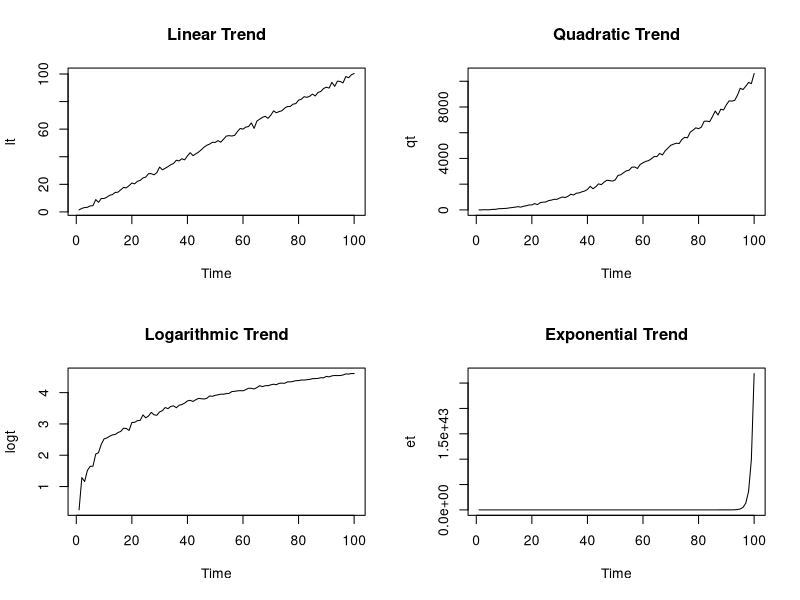
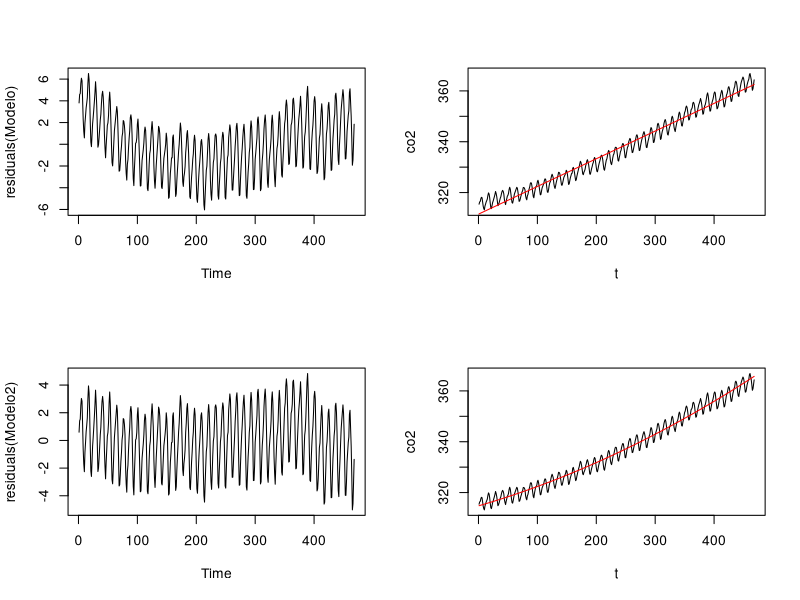
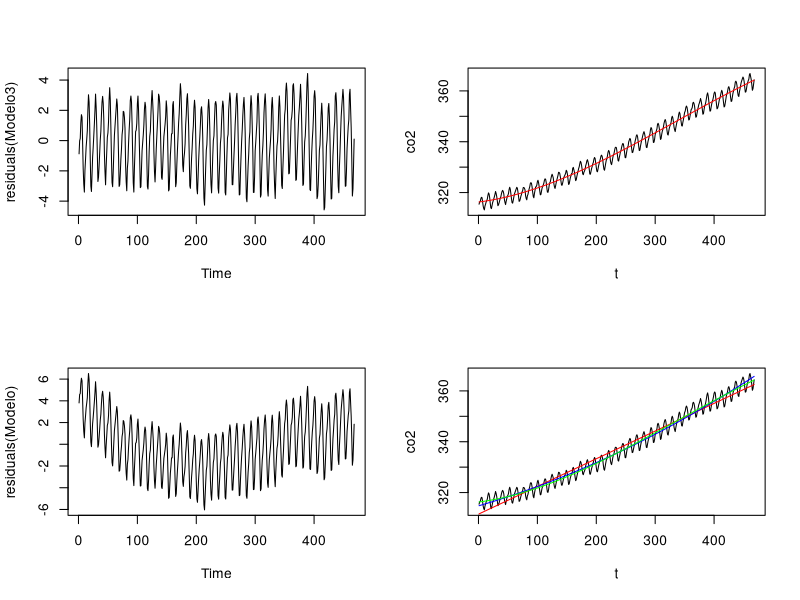
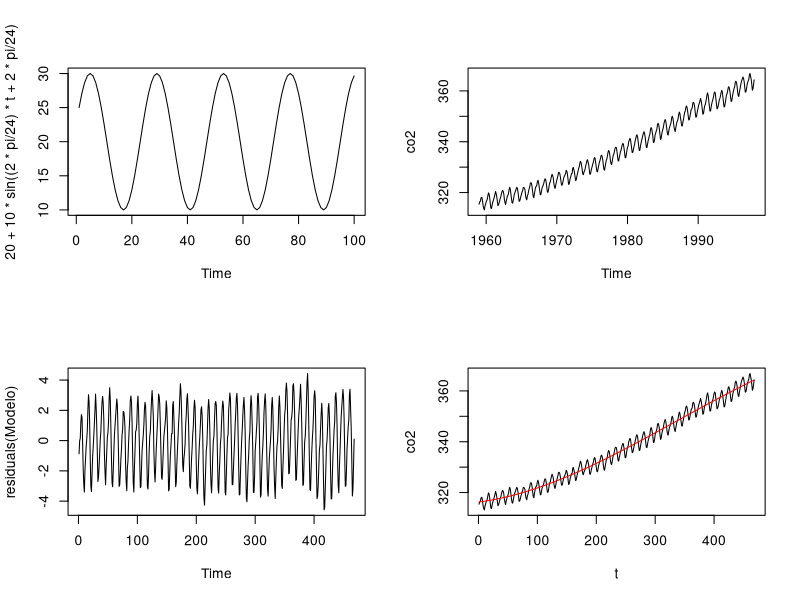
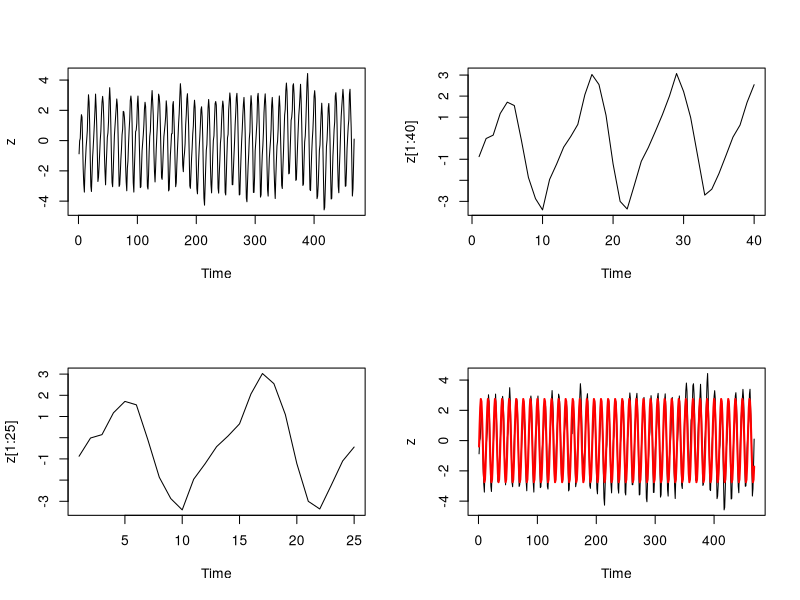
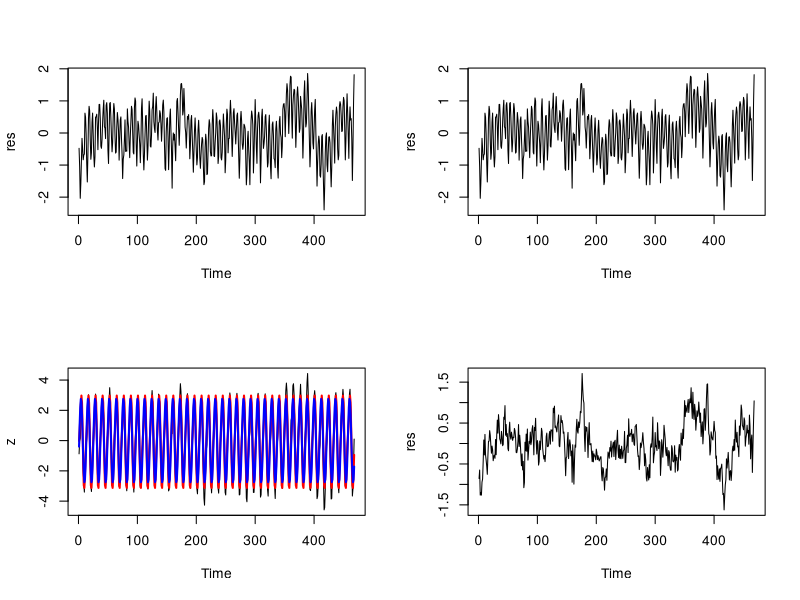
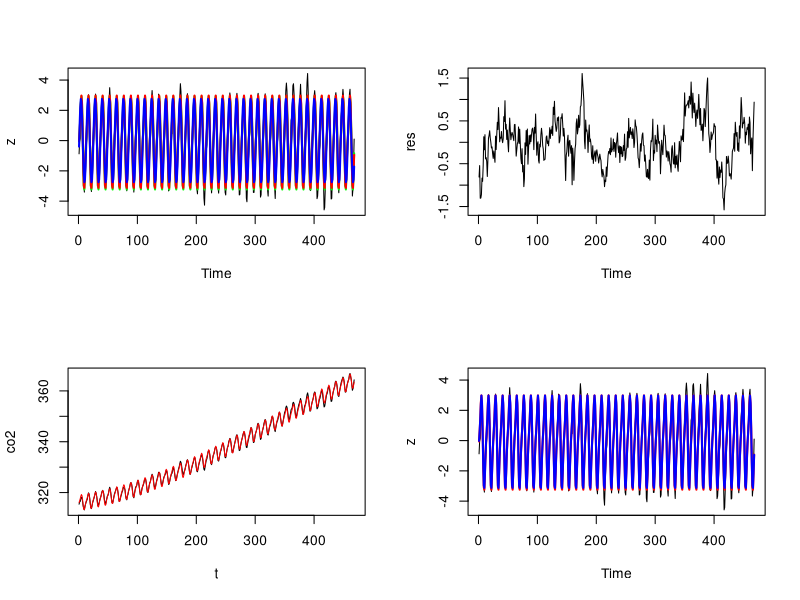
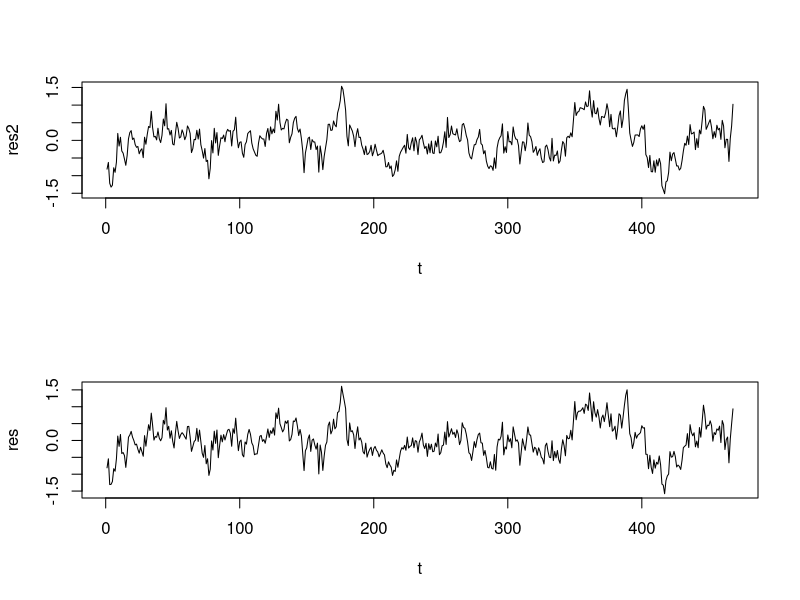

Write R code to recreate these figures, in order.
####Trends

t<-1:100
lt<-t+rnorm(100)
qt<-(t+rnorm(100))^2
logt<-log(t+rnorm(100))
et<-exp(t)+rnorm(100)
par(mfrow=c(2,2))
ts.plot(lt,main='Linear Trend')
ts.plot(qt,main='Quadratic Trend')
ts.plot(logt,main='Logarithmic Trend')
ts.plot(et,main='Exponential Trend')


###Regression

t<-1:length(co2)
Modelo<-lm(co2~t)
summary(Modelo)
ts.plot(residuals(Modelo))
plot(t,co2,type='l')
lines(t,fitted(Modelo),col='red')
t2<-t**2
Modelo2<-lm(co2~t+t2)
summary(Modelo2)
ts.plot(residuals(Modelo2))
plot(t,co2,type='l')
lines(t,fitted(Modelo2),col='red')
t3<-t**3
Modelo3<-lm(co2~t+t2+t3)
summary(Modelo3)
ts.plot(residuals(Modelo3))
plot(t,co2,type='l')
lines(t,fitted(Modelo3),col='red')
t4<-t**4
Modelo4<-lm(co2~t+t2+t3+t4)
summary(Modelo4)
ts.plot(residuals(Modelo))
plot(t,co2,type='l')
lines(t,fitted(Modelo),col='red')
lines(t,fitted(Modelo2),col='blue')
lines(t,fitted(Modelo3),col='green')


###Modelo Armónico

t<-1:100
ts.plot(20+10*sin((2*pi/24)*t+2*pi/24))

co2
ts.plot(co2)
t<-1:length(co2)
t2<-t**2
t3<-t**3
Modelo<-lm(co2~t+t2+t3)
summary(Modelo)
ts.plot(residuals(Modelo))
plot(t,co2,type='l')
lines(t,fitted(Modelo),col='red')
sum(residuals(Modelo)**2)

z<-residuals(Modelo)
ts.plot(z)
ts.plot(z[1:40])
ts.plot(z[1:25])
n<-length(z)

w<-1/12 #Frecuencia

ajuste<-lm(z~sin(2*pi*w*t)+cos(2*pi*w*t)-1)
summary(ajuste)

# raiz(A^2*seno(psi)^2+A^2*coseno(psi)^2)= Amplitud

sqrt(ajuste$coef[1]**2+ajuste$coef[2]**2)

# sin(psi)/coef(psi)=tan(psi) luego atan(psi) se obtiene el valor de psi

atan(ajuste$coef[1]/ajuste$coef[2])
ts.plot(z)
lines(ajuste$fit,lwd=2,col="red")
res<-ajuste$res
ts.plot(res)
msearm<-mean(res**2)
ts.plot(res)
ajuste2<-lm(z~sin(2*pi*w*t)+cos(2*pi*w*t)+sin(2*pi*2*w*t)+cos(2*pi*2*w*t)-1)
ts.plot(z)
lines(ajuste2$fit,lwd=2,col="red")
lines(ajuste$fit,lwd=2,col="blue")
res<-ajuste2$res
ts.plot(res)
msearm2<-mean(res**2)

ajuste3<-lm(z~sin(2*pi*w*t)+cos(2*pi*w*t)+sin(2*pi*2*w*t)+cos(2*pi*2*w*t)+sin(2*pi*3*w*t)+cos(2*pi*3*w*t)-1)
ts.plot(z)
lines(ajuste3$fit,lwd=2,col="green")
lines(ajuste2$fit,lwd=2,col="red")
lines(ajuste$fit,lwd=2,col="blue")
res<-ajuste3$res
ts.plot(res)


fin<-lm(co2~ t+t2+t3+sin(2*pi*w*t)+cos(2*pi*w*t)+sin(2*pi*2*w*t)+cos(2*pi*2*w*t))
summary(fin)
mean(residuals(fin)**2)
plot(t,co2,type='l')
lines(t,fitted(fin),col='red')


#Modelo Variables Dummy
n=length(co2)
Mes = as.factor(rep(1:12, n/12))
fit = lm(z ~  Mes)
summary(fit)
ts.plot(z)
lines(fit$fit,lwd=2,col="red")
lines(ajuste2$fit,lwd=2,col="blue")
res2<-fit$res
msedum=mean(res2**2)

msedum
msearm

par(mfrow=c(2,1))
plot(t,res2,type='l')
plot(t,res,type='l')

fin<-lm(co2~ t+t2+t3+Mes)
summary(fin)
mean(fin$res**2)

mean(residuals(fin)**2)
new<-cbind(469:568,(469:568)**2,(469:568)**3,as.factor(c(rep(1:12, 8),1,2,3,4)))
new2<-data.frame(t=new[,1],t2=new[,2],t3=new[,3],Mes=as.factor(new[,4]))
pr1<-predict(fin,new2,interval="prediction")
plot(1:568,seq(310,380,length=568),type='n')
lines(t,co2,col=1)
lines(469:568,pr1[,1],col='blue',lwd=2)
lines(469:568,pr1[,2],col='red',lwd=1)
lines(469:568,pr1[,3],col='red',lwd=1)

#White Noise
set.seed(1234)
par(mfrow=c(2,1))
x = e = rnorm(1000)
acf(x,lag=20,main="Uncorrelated Noise")
#Random Walk
for (t in 3:1000) x[t] = 0.3*x[t-2] + e[t]
acf(x,lag=20,main="Correlated Noise")

Box.test(e, lag = 2, type = c("Box-Pierce"))
Box.test(e, lag = 2, type = c("Ljung-Box"))

Box.test(x, lag = 1, type = c("Box-Pierce"))
Box.test(x, lag = 1, type = c("Ljung-Box"))

Box.Test = function(x, lag = 1, main = "p values for Ljung-Box statistic"){

B<-vector("numeric")
for(i in 1:lag){
B[i]<-Box.test(x, lag = i, type = "Ljung-Box")$p.value
}
A<-matrix(cbind(c(1:lag),B), nrow = lag, ncol = 2, byrow=F, dimnames = list(NULL, c("lag", "p.value")))
plot(A[,1], A[,2], ylim = c(0, 1), 
ylab = "p-value", xlab = "Lag", main = main)
abline(0.05, 0, col = 4, lty = 2)
return(A)
}

Box.Test(e,lag=20)
Box.Test(x,lag=20)

#Diferenciacion
par(mfrow=c(2,1))
y=diff(x)
acf(y)
acf(x,lag=20,main="Correlated Noise")
acf(y,lag=20,main="First Difference of Time Series")